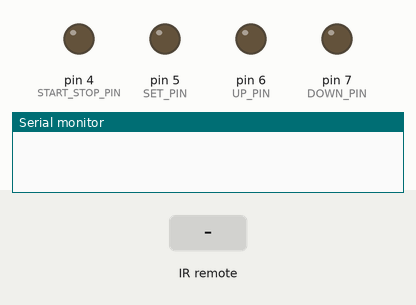
The sketch below on a simulated Arduino Uno, built with avr-gcc and run on an emulated ATmega328P. Shown: output pins drawn as LEDs (lit = HIGH), the last lines printed to the serial monitor. The test bench sets the inputs (shaded band).

Above: at 1.2 s.
1.3 s: infrared code 0x10EFD827 received
At 3.5 s:
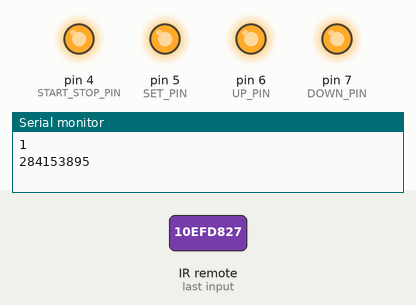
3.8 s: infrared code 0x10EF20DF received
At 4.6 s:
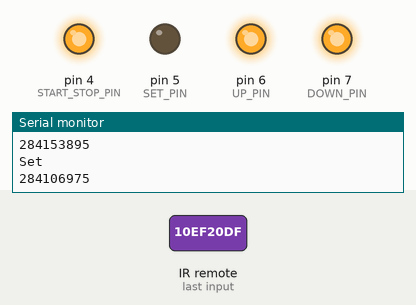
6.3 s: infrared code 0x10EFA05F received
At 7.1 s:
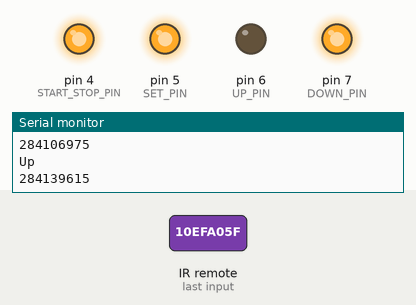
8.8 s: infrared code 0x10EF00FF received
At 9.6 s:
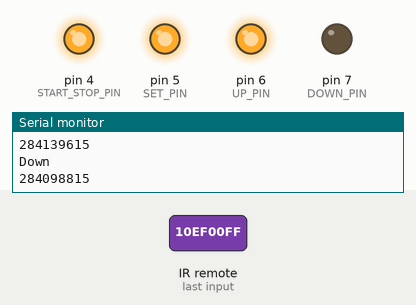
11.3 s: infrared code 0x10EFD827 received
At 12.1 s:
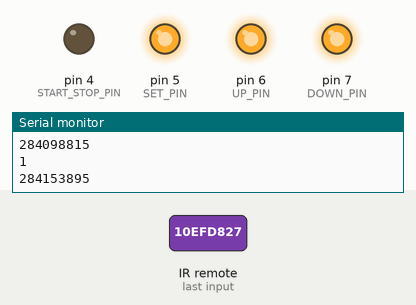
Timing chart, 0 to 14.3 s (numbered marks = the images above; inputs shaded):
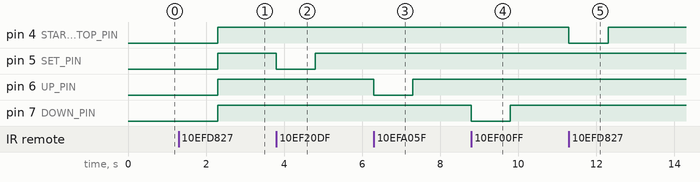

Measured:
- after the input at 1.3 s, pin 4 (START_STOP_PIN), pin 5 (SET_PIN), pin 6 (UP_PIN), pin 7 (DOWN_PIN): LOW → HIGH after 1.0 s
- after the input at 3.8 s, pin 5 (SET_PIN): HIGH → LOW at once, → HIGH 1.0 s later
- after the input at 6.3 s, pin 6 (UP_PIN): HIGH → LOW at once, → HIGH 1.0 s later
- after the input at 8.8 s, pin 7 (DOWN_PIN): HIGH → LOW at once, → HIGH 1.0 s later
- after the input at 11.3 s, pin 4 (START_STOP_PIN): HIGH → LOW at once, → HIGH 1.0 s later

The sketch:

IR_Test.ino
```cpp
#include <IRremote.h>

int RECEIVE_PIN= 3;
int START_STOP_PIN = 4;
int SET_PIN = 5;
int UP_PIN = 6;
int DOWN_PIN = 7;
IRrecv irreceiver(RECEIVE_PIN);
decode_results results;

void setup()
{
  Serial.begin(9600);
  irreceiver.enableIRIn(); // Start the receiver
  pinMode(START_STOP_PIN, OUTPUT);
  pinMode(SET_PIN, OUTPUT);
  pinMode(UP_PIN, OUTPUT);
  pinMode(DOWN_PIN, OUTPUT);
}

void loop() {
  if (irreceiver.decode(&results)) {
    if (results.value == 4294967295){
      irreceiver.resume(); //receive the next value
    }
    else if (results.value == 284153895){
      Serial.println("1");
      Serial.println(results.value);
      digitalWrite(START_STOP_PIN, LOW);
    }
    else if (results.value == 284106975){
      Serial.println("Set");
      Serial.println(results.value);
      digitalWrite(SET_PIN, LOW);
    }
    else if (results.value == 284139615){
      Serial.println("Up");
      Serial.println(results.value);
      digitalWrite(UP_PIN, LOW);
    }
    else if (results.value == 284098815){
      Serial.println("Down");
      Serial.println(results.value);
      digitalWrite(DOWN_PIN, LOW);
    }

    delay(1000);
    irreceiver.resume(); //receive the next value

    //reset pins
    digitalWrite(START_STOP_PIN, HIGH);
    digitalWrite(SET_PIN, HIGH);
    digitalWrite(UP_PIN, HIGH);
    digitalWrite(DOWN_PIN, HIGH);
  }
}
```
